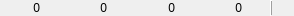
<?xml version="1.0" encoding="UTF-8"?>
<ui version="4.0">
 <class>LogStatistics</class>
 <widget class="QWidget" name="LogStatistics">
  <property name="geometry">
   <rect>
    <x>0</x>
    <y>0</y>
    <width>294</width>
    <height>16</height>
   </rect>
  </property>
  <property name="windowTitle">
   <string>Form</string>
  </property>
  <layout class="QHBoxLayout" name="horizontalLayout">
   <property name="leftMargin">
    <number>0</number>
   </property>
   <property name="topMargin">
    <number>0</number>
   </property>
   <property name="rightMargin">
    <number>0</number>
   </property>
   <property name="bottomMargin">
    <number>0</number>
   </property>
   <item>
    <widget class="QLabel" name="errorCount">
     <property name="sizePolicy">
      <sizepolicy hsizetype="Fixed" vsizetype="Preferred">
       <horstretch>0</horstretch>
       <verstretch>0</verstretch>
      </sizepolicy>
     </property>
     <property name="minimumSize">
      <size>
       <width>40</width>
       <height>0</height>
      </size>
     </property>
     <property name="text">
      <string>0</string>
     </property>
     <property name="alignment">
      <set>Qt::AlignRight|Qt::AlignTrailing|Qt::AlignVCenter</set>
     </property>
    </widget>
   </item>
   <item>
    <widget class="QLabel" name="label">
     <property name="text">
      <string/>
     </property>
     <property name="pixmap">
      <pixmap resource="resources.qrc">:/default/error</pixmap>
     </property>
    </widget>
   </item>
   <item>
    <widget class="QLabel" name="warningCount">
     <property name="sizePolicy">
      <sizepolicy hsizetype="Fixed" vsizetype="Preferred">
       <horstretch>0</horstretch>
       <verstretch>0</verstretch>
      </sizepolicy>
     </property>
     <property name="minimumSize">
      <size>
       <width>40</width>
       <height>0</height>
      </size>
     </property>
     <property name="text">
      <string>0</string>
     </property>
     <property name="alignment">
      <set>Qt::AlignRight|Qt::AlignTrailing|Qt::AlignVCenter</set>
     </property>
    </widget>
   </item>
   <item>
    <widget class="QLabel" name="label_2">
     <property name="text">
      <string/>
     </property>
     <property name="pixmap">
      <pixmap resource="resources.qrc">:/default/warning</pixmap>
     </property>
    </widget>
   </item>
   <item>
    <widget class="QLabel" name="noticeCount">
     <property name="sizePolicy">
      <sizepolicy hsizetype="Fixed" vsizetype="Preferred">
       <horstretch>0</horstretch>
       <verstretch>0</verstretch>
      </sizepolicy>
     </property>
     <property name="minimumSize">
      <size>
       <width>40</width>
       <height>0</height>
      </size>
     </property>
     <property name="text">
      <string>0</string>
     </property>
     <property name="alignment">
      <set>Qt::AlignRight|Qt::AlignTrailing|Qt::AlignVCenter</set>
     </property>
    </widget>
   </item>
   <item>
    <widget class="QLabel" name="label_3">
     <property name="text">
      <string/>
     </property>
     <property name="pixmap">
      <pixmap resource="resources.qrc">:/default/notice</pixmap>
     </property>
    </widget>
   </item>
   <item>
    <widget class="QLabel" name="infoCount">
     <property name="sizePolicy">
      <sizepolicy hsizetype="Fixed" vsizetype="Preferred">
       <horstretch>0</horstretch>
       <verstretch>0</verstretch>
      </sizepolicy>
     </property>
     <property name="minimumSize">
      <size>
       <width>40</width>
       <height>0</height>
      </size>
     </property>
     <property name="text">
      <string>0</string>
     </property>
     <property name="alignment">
      <set>Qt::AlignRight|Qt::AlignTrailing|Qt::AlignVCenter</set>
     </property>
    </widget>
   </item>
   <item>
    <widget class="QLabel" name="label_4">
     <property name="text">
      <string/>
     </property>
     <property name="pixmap">
      <pixmap resource="resources.qrc">:/default/info</pixmap>
     </property>
    </widget>
   </item>
   <item>
    <widget class="QFrame" name="frame">
     <property name="frameShape">
      <enum>QFrame::VLine</enum>
     </property>
     <property name="frameShadow">
      <enum>QFrame::Raised</enum>
     </property>
    </widget>
   </item>
   <item>
    <widget class="QLabel" name="serverAlive">
     <property name="enabled">
      <bool>true</bool>
     </property>
     <property name="minimumSize">
      <size>
       <width>0</width>
       <height>0</height>
      </size>
     </property>
     <property name="toolTip">
      <string>0 clients connected</string>
     </property>
     <property name="text">
      <string/>
     </property>
     <property name="pixmap">
      <pixmap resource="resources.qrc">:/default/pulse</pixmap>
     </property>
     <property name="alignment">
      <set>Qt::AlignRight|Qt::AlignTrailing|Qt::AlignVCenter</set>
     </property>
    </widget>
   </item>
  </layout>
 </widget>
 <resources>
  <include location="resources.qrc"/>
 </resources>
 <connections/>
</ui>
